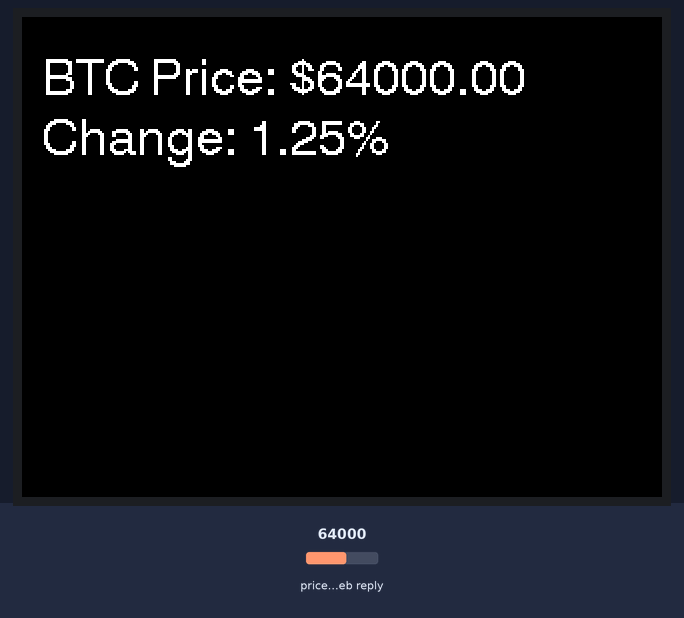
The sketch below on a simulated ESP32. Shown: 320×240 colour display. The test bench sets the inputs (shaded band); at power-on: price in the web reply 64000. WiFi joins after 1.5 s; servers stay silent unless stated; web services answer with replies made up by the test bench; what the sketch prints to the serial monitor is not drawn.

Above: at 2.2 s.

The sketch:

btc.ino
```cpp
#include <WiFi.h>
#include <HTTPClient.h>
#include <TFT_eSPI.h>
#include <ArduinoJson.h> // Include ArduinoJson library

// WiFi credentials
const char* ssid1 = "*****";
const char* password1 = "*****";
const char* ssid2 = "*****";
const char* password2 = "*****";

// Fallback Access Point settings
const char* apSSID = "BitcoinDisplay";
const char* apPassword = "21000000";

// TFT display
TFT_eSPI tft = TFT_eSPI();

unsigned long previousMillis = 0; // Stores the last time the update was made
const long interval = 50000; // Interval at which to refresh (milliseconds, 50 seconds)

void setupWiFi() {
  tft.fillScreen(TFT_BLACK);
  tft.setTextColor(TFT_WHITE, TFT_BLACK);
  tft.drawString("Connecting to WiFi...", 10, 10, 2);
  Serial.println("Connecting to WiFi...");

  WiFi.begin(ssid1, password1);
  int attempts = 0;
  while (WiFi.status() != WL_CONNECTED && attempts < 20) {
    delay(500);
    Serial.print(".");
    tft.drawString(".", 10 + (attempts * 6), 30, 2); // Display dots on screen
    attempts++;
    if(attempts == 10) {
      Serial.println("Trying second WiFi network...");
      tft.drawString("Trying 2nd WiFi...", 10, 50, 2);
      WiFi.begin(ssid2, password2);
    }
  }

  if (WiFi.status() == WL_CONNECTED) {
    Serial.println("\nConnected to WiFi");
    tft.fillScreen(TFT_BLACK);
    tft.drawString("Connected to WiFi", 10, 10, 2);
    Serial.print("IP Address: ");
    Serial.println(WiFi.localIP());
    tft.drawString("IP: " + WiFi.localIP().toString(), 10, 30, 2);
  } else {
    Serial.println("\nFailed to connect to WiFi. Setting up AP...");
    tft.drawString("Setting up AP...", 10, 70, 2);
    WiFi.softAP(apSSID, apPassword);
    Serial.print("AP IP Address: ");
    Serial.println(WiFi.softAPIP());
    tft.drawString("AP IP: " + WiFi.softAPIP().toString(), 10, 90, 2);
  }
}

void fetchBitcoinData(float &price, float &percentChange) {
  HTTPClient http;
  http.begin("https://api.coingecko.com/api/v3/simple/price?ids=bitcoin&vs_currencies=usd&include_market_cap=false&include_24hr_vol=false&include_24hr_change=true&include_last_updated_at=false");
  int httpCode = http.GET();

  if (httpCode > 0) {
    String payload = http.getString();
    Serial.println(httpCode);
    Serial.println(payload);

    // Parse JSON to extract price and percentage change
    DynamicJsonDocument doc(1024);
    deserializeJson(doc, payload);
    price = doc["bitcoin"]["usd"].as<float>();
    percentChange = doc["bitcoin"]["usd_24h_change"].as<float>();
  } else {
    Serial.println("Error on HTTP request");
  }

  http.end();
}

void setup() {
  Serial.begin(115200);
  tft.init();
  tft.setRotation(1);
  setupWiFi();

  float btcPrice = 0, percentChange = 0;
  fetchBitcoinData(btcPrice, percentChange);

  tft.fillScreen(TFT_BLACK);
  tft.setTextColor(TFT_WHITE, TFT_BLACK);
  tft.drawString("BTC Price: $" + String(btcPrice), 10, 20, 4);
  tft.drawString("Change: " + String(percentChange) + "%", 10, 50, 4);
}

void loop() {
  unsigned long currentMillis = millis();

  // Check if the interval time has passed (e.g., 15 seconds)
  if (currentMillis - previousMillis >= interval) {
    // It's time to update the Bitcoin data

    // Update previousMillis to the current time, preparing for the next interval
    previousMillis = currentMillis;

    float btcPrice = 0, percentChange = 0;
    fetchBitcoinData(btcPrice, percentChange);
    tft.fillScreen(TFT_BLACK); // Clear the screen
    tft.setTextColor(TFT_WHITE, TFT_BLACK);
    tft.drawString("BTC Price: $" + String(btcPrice), 10, 20, 4);
    tft.drawString("Change: " + String(percentChange) + "%", 10, 50, 4);
  }
}
```
